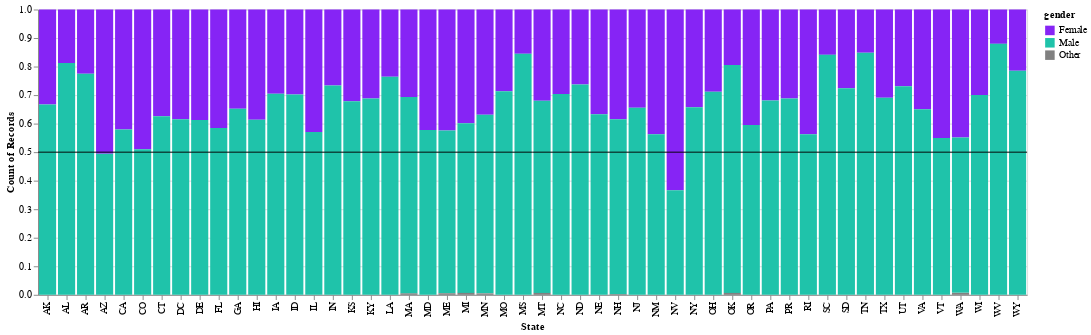

The code cell stored with this chart in its notebook:
### Markdown cell above
### 1.2: Improvements

While it is clear from the first chart that there are more elected officials that are men than women, it is hard to compare across states.

Make the following adjustments:

- Normalize the chart so that each bar is a percentage, allowing for direct comparison across states.
- Since this is US political data, the colors red and blue have a strong meaning, associated with the Republican and Democratic parties. Change the color scheme to avoid red and blue. (I chose #8624f5 for women and #1fc3aa for men based on this article: <https://blog.datawrapper.de/gendercolor/>)
- Two states are very close to 50%, add a line at 50% using a layered chart to make it easier to see if they exceed 50% or not.

Your graph should somewhat resemble *imgs/ex1.2.png*.

### Code cell
def states_by_gender_improved(df):

    df['count'] = 1
    gender_df = df.groupby(['state','gender'])['count'].sum().reset_index()
    gender_totals = gender_df.groupby(['state'])['count'].sum().reset_index('state').rename(columns={'count':'total'})
    gender_df = pd.merge(gender_df, gender_totals, how='left',on=['state'])
    gender_df['%'] = gender_df['count']/gender_df['total']
    
    source = gender_df
    
    base = alt.Chart(source)
    range_ = ['#8624f5','#1fc3aa','gray']
    gender_breakdown = base.mark_bar().encode(alt.X('state').title('State'),alt.Y('%').title('Count of Records'),color=alt.Color('gender').scale(range=range_))

    line = alt.Chart(pd.DataFrame({'y':[0.50]})).mark_rule(color='black').encode(y='y')

    chart = gender_breakdown + line
    return chart
    
# render chart
states_by_gender_improved(legislators_df())

### Figure 1 — Vega-Lite specification as saved in the notebook (floating-point values rounded to 4 significant figures)
{"config": {"view": {"continuousWidth": 300, "continuousHeight": 300}}, "layer": [{"data": {"name": "data-3cee09d9b228e7af303441db7665b966"}, "mark": {"type": "bar"}, "encoding": {"color": {"field": "gender", "scale": {"range": ["#8624f5", "#1fc3aa", "gray"]}, "type": "nominal"}, "x": {"field": "state", "title": "State", "type": "nominal"}, "y": {"field": "%", "title": "Count of Records", "type": "quantitative"}}}, {"data": {"name": "data-56e8450a96e5483e8a99fd90422daa8f"}, "mark": {"type": "rule", "color": "black"}, "encoding": {"y": {"field": "y", "type": "quantitative"}}}], "$schema": "https://vega.github.io/schema/vega-lite/v5.20.1.json", "datasets": {"data-3cee09d9b228e7af303441db7665b966": [{"state": "AK", "gender": "Female", "count": 20, "total": 60, "%": 0.3333}, {"state": "AK", "gender": "Male", "count": 40, "total": 60, "%": 0.6667}, {"state": "AL", "gender": "Female", "count": 26, "total": 139, "%": 0.1871}, {"state": "AL", "gender": "Male", "count": 113, "total": 139, "%": 0.8129}, {"state": "AR", "gender": "Female", "count": 30, "total": 133, "%": 0.2256}, {"state": "AR", "gender": "Male", "count": 103, "total": 133, "%": 0.7744}, {"state": "AZ", "gender": "Female", "count": 45, "total": 89, "%": 0.5056}, {"state": "AZ", "gender": "Male", "count": 44, "total": 89, "%": 0.4944}, {"state": "CA", "gender": "Female", "count": 50, "total": 119, "%": 0.4202}, {"state": "CA", "gender": "Male", "count": 69, "total": 119, "%": 0.5798}, {"state": "CO", "gender": "Female", "count": 49, "total": 100, "%": 0.49}, {"state": "CO", "gender": "Male", "count": 51, "total": 100, "%": 0.51}, {"state": "CT", "gender": "Female", "count": 70, "total": 187, "%": 0.3743}, {"state": "CT", "gender": "Male", "count": 117, "total": 187, "%": 0.6257}, {"state": "DC", "gender": "Female", "count": 5, "total": 13, "%": 0.3846}, {"state": "DC", "gender": "Male", "count": 8, "total": 13, "%": 0.6154}, {"state": "DE", "gender": "Female", "count": 24, "total": 62, "%": 0.3871}, {"state": "DE", "gender": "Male", "count": 38, "total": 62, "%": 0.6129}, {"state": "FL", "gender": "Female", "count": 66, "total": 159, "%": 0.4151}, {"state": "FL", "gender": "Male", "count": 93, "total": 159, "%": 0.5849}, {"state": "GA", "gender": "Female", "count": 82, "total": 236, "%": 0.3475}, {"state": "GA", "gender": "Male", "count": 154, "total": 236, "%": 0.6525}, {"state": "HI", "gender": "Female", "count": 29, "total": 75, "%": 0.3867}, {"state": "HI", "gender": "Male", "count": 46, "total": 75, "%": 0.6133}, {"state": "IA", "gender": "Female", "count": 44, "total": 149, "%": 0.2953}, {"state": "IA", "gender": "Male", "count": 105, "total": 149, "%": 0.7047}, {"state": "ID", "gender": "Female", "count": 31, "total": 104, "%": 0.2981}, {"state": "ID", "gender": "Male", "count": 73, "total": 104, "%": 0.7019}, {"state": "IL", "gender": "Female", "count": 76, "total": 177, "%": 0.4294}, {"state": "IL", "gender": "Male", "count": 101, "total": 177, "%": 0.5706}, {"state": "IN", "gender": "Female", "count": 40, "total": 150, "%": 0.2667}, {"state": "IN", "gender": "Male", "count": 110, "total": 150, "%": 0.7333}, {"state": "KS", "gender": "Female", "count": 53, "total": 165, "%": 0.3212}, {"state": "KS", "gender": "Male", "count": 112, "total": 165, "%": 0.6788}, {"state": "KY", "gender": "Female", "count": 43, "total": 138, "%": 0.3116}, {"state": "KY", "gender": "Male", "count": 95, "total": 138, "%": 0.6884}, {"state": "LA", "gender": "Female", "count": 34, "total": 144, "%": 0.2361}, {"state": "LA", "gender": "Male", "count": 110, "total": 144, "%": 0.7639}, {"state": "MA", "gender": "Female", "count": 61, "total": 199, "%": 0.3065}, {"state": "MA", "gender": "Male", "count": 137, "total": 199, "%": 0.6884}, {"state": "MA", "gender": "Other", "count": 1, "total": 199, "%": 0.005025}, {"state": "MD", "gender": "Female", "count": 79, "total": 187, "%": 0.4225}, {"state": "MD", "gender": "Male", "count": 108, "total": 187, "%": 0.5775}, {"state": "ME", "gender": "Female", "count": 78, "total": 184, "%": 0.4239}, {"state": "ME", "gender": "Male", "count": 105, "total": 184, "%": 0.5707}, {"state": "ME", "gender": "Other", "count": 1, "total": 184, "%": 0.005435}, {"state": "MI", "gender": "Female", "count": 59, "total": 148, "%": 0.3986}, {"state": "MI", "gender": "Male", "count": 88, "total": 148, "%": 0.5946}, {"state": "MI", "gender": "Other", "count": 1, "total": 148, "%": 0.006757}, {"state": "MN", "gender": "Female", "count": 73, "total": 198, "%": 0.3687}, {"state": "MN", "gender": "Male", "count": 124, "total": 198, "%": 0.6263}, {"state": "MN", "gender": "Other", "count": 1, "total": 198, "%": 0.005051}, {"state": "MO", "gender": "Female", "count": 55, "total": 192, "%": 0.2865}, {"state": "MO", "gender": "Male", "count": 137, "total": 192, "%": 0.7135}, {"state": "MS", "gender": "Female", "count": 27, "total": 174, "%": 0.1552}, {"state": "MS", "gender": "Male", "count": 147, "total": 174, "%": 0.8448}, {"state": "MT", "gender": "Female", "count": 48, "total": 150, "%": 0.32}, {"state": "MT", "gender": "Male", "count": 101, "total": 150, "%": 0.6733}, {"state": "MT", "gender": "Other", "count": 1, "total": 150, "%": 0.006667}, {"state": "NC", "gender": "Female", "count": 50, "total": 169, "%": 0.2959}, {"state": "NC", "gender": "Male", "count": 119, "total": 169, "%": 0.7041}, {"state": "ND", "gender": "Female", "count": 37, "total": 141, "%": 0.2624}, {"state": "ND", "gender": "Male", "count": 104, "total": 141, "%": 0.7376}, {"state": "NE", "gender": "Female", "count": 18, "total": 49, "%": 0.3673}, {"state": "NE", "gender": "Male", "count": 31, "total": 49, "%": 0.6327}, {"state": "NH", "gender": "Female", "count": 161, "total": 419, "%": 0.3842}, {"state": "NH", "gender": "Male", "count": 257, "total": 419, "%": 0.6134}, {"state": "NH", "gender": "Other", "count": 1, "total": 419, "%": 0.002387}, {"state": "NJ", "gender": "Female", "count": 41, "total": 119, "%": 0.3445}, {"state": "NJ", "gender": "Male", "count": 78, "total": 119, "%": 0.6555}, {"state": "NM", "gender": "Female", "count": 49, "total": 112, "%": 0.4375}, {"state": "NM", "gender": "Male", "count": 63, "total": 112, "%": 0.5625}, {"state": "NV", "gender": "Female", "count": 38, "total": 60, "%": 0.6333}, {"state": "NV", "gender": "Male", "count": 22, "total": 60, "%": 0.3667}, {"state": "NY", "gender": "Female", "count": 72, "total": 210, "%": 0.3429}, {"state": "NY", "gender": "Male", "count": 138, "total": 210, "%": 0.6571}, {"state": "OH", "gender": "Female", "count": 38, "total": 132, "%": 0.2879}, {"state": "OH", "gender": "Male", "count": 94, "total": 132, "%": 0.7121}, {"state": "OK", "gender": "Female", "count": 29, "total": 149, "%": 0.1946}, {"state": "OK", "gender": "Male", "count": 119, "total": 149, "%": 0.7987}, {"state": "OK", "gender": "Other", "count": 1, "total": 149, "%": 0.006711}, {"state": "OR", "gender": "Female", "count": 36, "total": 89, "%": 0.4045}, {"state": "OR", "gender": "Male", "count": 53, "total": 89, "%": 0.5955}, {"state": "PA", "gender": "Female", "count": 80, "total": 251, "%": 0.3187}, {"state": "PA", "gender": "Male", "count": 171, "total": 251, "%": 0.6813}, {"state": "PR", "gender": "Female", "count": 24, "total": 77, "%": 0.3117}, {"state": "PR", "gender": "Male", "count": 53, "total": 77, "%": 0.6883}, {"state": "RI", "gender": "Female", "count": 49, "total": 112, "%": 0.4375}, {"state": "RI", "gender": "Male", "count": 63, "total": 112, "%": 0.5625}, {"state": "SC", "gender": "Female", "count": 27, "total": 170, "%": 0.1588}, {"state": "SC", "gender": "Male", "count": 143, "total": 170, "%": 0.8412}, {"state": "SD", "gender": "Female", "count": 29, "total": 105, "%": 0.2762}, {"state": "SD", "gender": "Male", "count": 76, "total": 105, "%": 0.7238}, {"state": "TN", "gender": "Female", "count": 20, "total": 132, "%": 0.1515}, {"state": "TN", "gender": "Male", "count": 112, "total": 132, "%": 0.8485}, {"state": "TX", "gender": "Female", "count": 56, "total": 181, "%": 0.3094}, {"state": "TX", "gender": "Male", "count": 125, "total": 181, "%": 0.6906}, {"state": "UT", "gender": "Female", "count": 28, "total": 104, "%": 0.2692}, {"state": "UT", "gender": "Male", "count": 76, "total": 104, "%": 0.7308}, {"state": "VA", "gender": "Female", "count": 49, "total": 140, "%": 0.35}, {"state": "VA", "gender": "Male", "count": 91, "total": 140, "%": 0.65}, {"state": "VT", "gender": "Female", "count": 81, "total": 180, "%": 0.45}, {"state": "VT", "gender": "Male", "count": 99, "total": 180, "%": 0.55}, {"state": "WA", "gender": "Female", "count": 66, "total": 147, "%": 0.449}, {"state": "WA", "gender": "Male", "count": 80, "total": 147, "%": 0.5442}, {"state": "WA", "gender": "Other", "count": 1, "total": 147, "%": 0.006803}, {"state": "WI", "gender": "Female", "count": 39, "total": 130, "%": 0.3}, {"state": "WI", "gender": "Male", "count": 91, "total": 130, "%": 0.7}, {"state": "WV", "gender": "Female", "count": 16, "total": 133, "%": 0.1203}, {"state": "WV", "gender": "Male", "count": 117, "total": 133, "%": 0.8797}, {"state": "WY", "gender": "Female", "count": 20, "total": 93, "%": 0.2151}, {"state": "WY", "gender": "Male", "count": 73, "total": 93, "%": 0.7849}], "data-56e8450a96e5483e8a99fd90422daa8f": [{"y": 0.5}]}}
